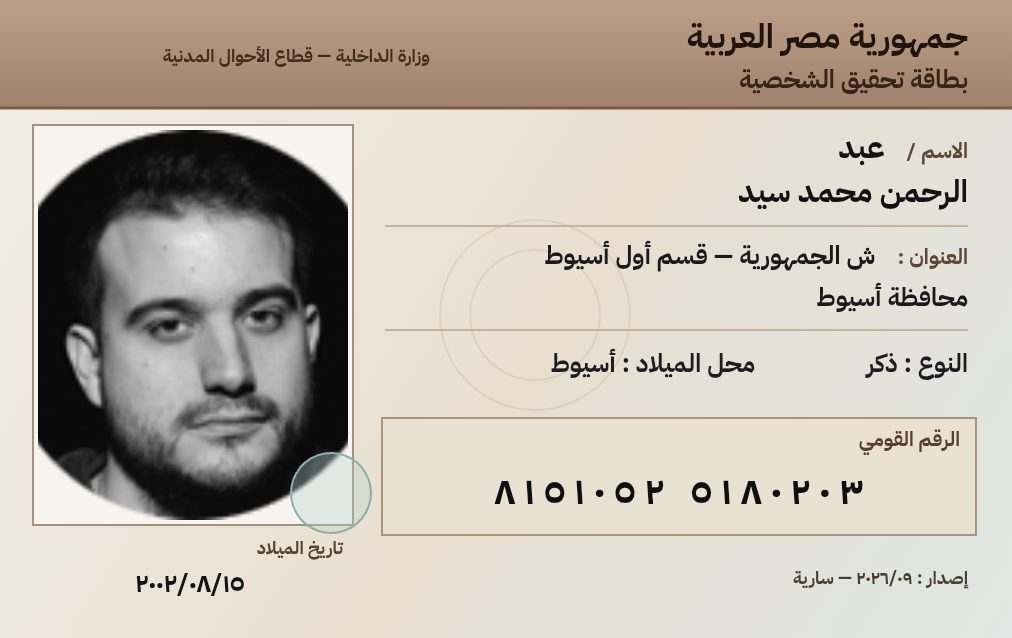
#> input picture shots/c9-card.jpg, 1012 x 638 px
$ python -i match-face.py   (imports and definitions only)
#> lines starting #> are read from the running program, lines starting #| are printed output that depends on the picture
#> further down, picture is the input picture: PIL image 1012x638 RGB; mean R, G, B 191.8, 183.1, 171.9
#!/usr/bin/env python3
# -*- coding: utf-8 -*-
import sys, json, base64, io
import cv2, numpy as np
from PIL import Image

def compute_ahash(pil_img, size=16):
    im = pil_img.convert('RGB').resize((size, size), Image.BILINEAR)
    arr = np.array(im, dtype=np.float32)
    lum = 0.299 * arr[..., 0] + 0.587 * arr[..., 1] + 0.114 * arr[..., 2]
    avg = float(lum.mean())
    return ''.join('1' if v >= avg else '0' for v in lum.flatten())

def hamming_sim(h1, h2):
    if not h1 or not h2 or len(h1) != len(h2):
        return 0.0
    return sum(1 for a, b in zip(h1, h2) if a == b) / float(len(h1))

def extract_face(pil_img):
    W0, H0 = pil_img.size
#> W0 = 1012; H0 = 638
    bgr = cv2.cvtColor(np.array(pil_img), cv2.COLOR_RGB2BGR)
    gray = cv2.cvtColor(bgr, cv2.COLOR_BGR2GRAY)
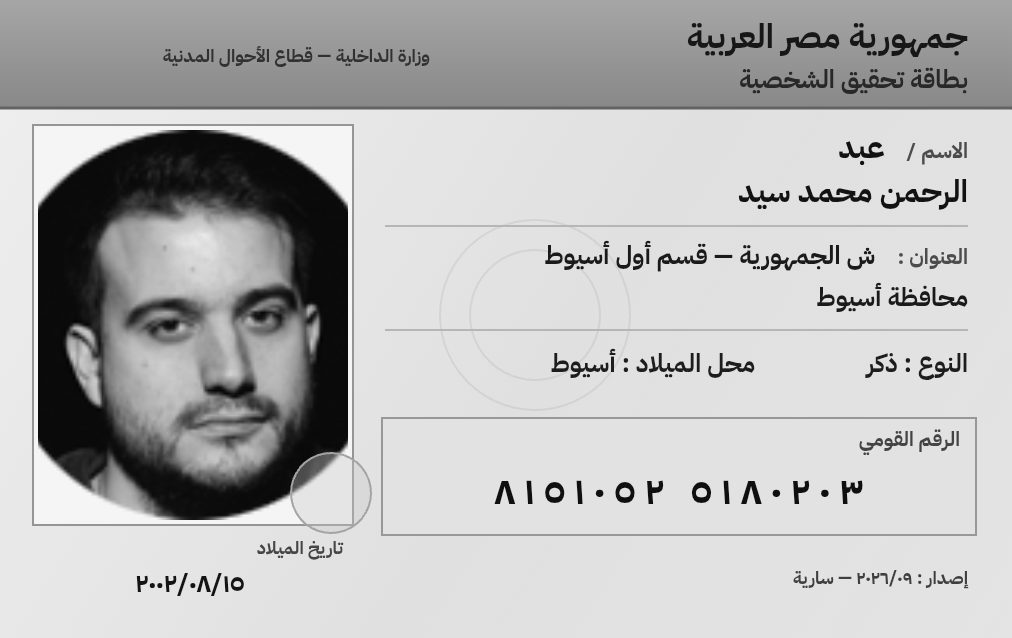
#> gray: shape (638, 1012); min 0, max 254, mean 184.4
    cascade = cv2.CascadeClassifier(cv2.data.haarcascades + 'haarcascade_frontalface_default.xml')
    faces = cascade.detectMultiScale(gray, 1.1, 5, minSize=(max(48, W0 // 14), max(48, H0 // 14)))
#> faces = [[87, 217, 262, 262]]
    if len(faces) > 0:
        faces = sorted(faces, key=lambda f: f[2] * f[3], reverse=True)
        fx, fy, fw, fh = [int(v) for v in faces[0]]
#> fx = 87; fy = 217; fw = 262; fh = 262
        pad = int(fw * 0.18)
#> pad = 47
        x1, y1 = max(0, fx - pad), max(0, fy - pad)
#> x1 = 40; y1 = 170
        x2, y2 = min(W0, fx + fw + pad), min(H0, fy + fh + pad)
#> x2 = 396; y2 = 526
        return pil_img.crop((x1, y1, x2, y2)).resize((256, 256), Image.LANCZOS), True
    return pil_img.resize((256, 256), Image.LANCZOS), False

def compare_faces(ref_face_path, selfie_b64, stored_hashes=''):
    ref_pil = Image.open(ref_face_path).convert('RGB').resize((256, 256), Image.LANCZOS)
    raw = base64.b64decode(selfie_b64)
    selfie_pil = Image.open(io.BytesIO(raw)).convert('RGB')
    selfie_face, found_face = extract_face(selfie_pil)
    if not found_face:
        return {'ok': True, 'score': 0.12, 'similarity': 0.12, 'face_detected': False}

    # Strict face-to-face comparison only (no multi-hash wildcard!)
    face_hash_sim = hamming_sim(compute_ahash(ref_pil), compute_ahash(selfie_face))

    ref_np = cv2.cvtColor(np.array(ref_pil)[36:220, 36:220], cv2.COLOR_RGB2BGR)
    slf_np = cv2.cvtColor(np.array(selfie_face)[36:220, 36:220], cv2.COLOR_RGB2BGR)

    ref_g = cv2.equalizeHist(cv2.cvtColor(ref_np, cv2.COLOR_BGR2GRAY))
    slf_g = cv2.equalizeHist(cv2.cvtColor(slf_np, cv2.COLOR_BGR2GRAY))
    corr = float(cv2.matchTemplate(ref_g, slf_g, cv2.TM_CCOEFF_NORMED)[0][0])

    # Require BOTH high template correlation AND high face aHash similarity
    if corr >= 0.55 and face_hash_sim >= 0.78:
        score = min(0.97, 0.76 + (corr - 0.55) * 0.48)
    else:
        score = max(0.10, min(0.42, 0.25 + corr * 0.30))

    return {
        'ok': True,
        'score': round(score, 3),
        'similarity': round(corr, 3),
        'face_detected': True,
    }

# [4 lines not run here, left out]

>>> from PIL import Image
>>> picture = Image.open('../shots/c9-card.jpg')
>>> result = extract_face(picture)

$ run again, on shots/c9-fixed.jpg
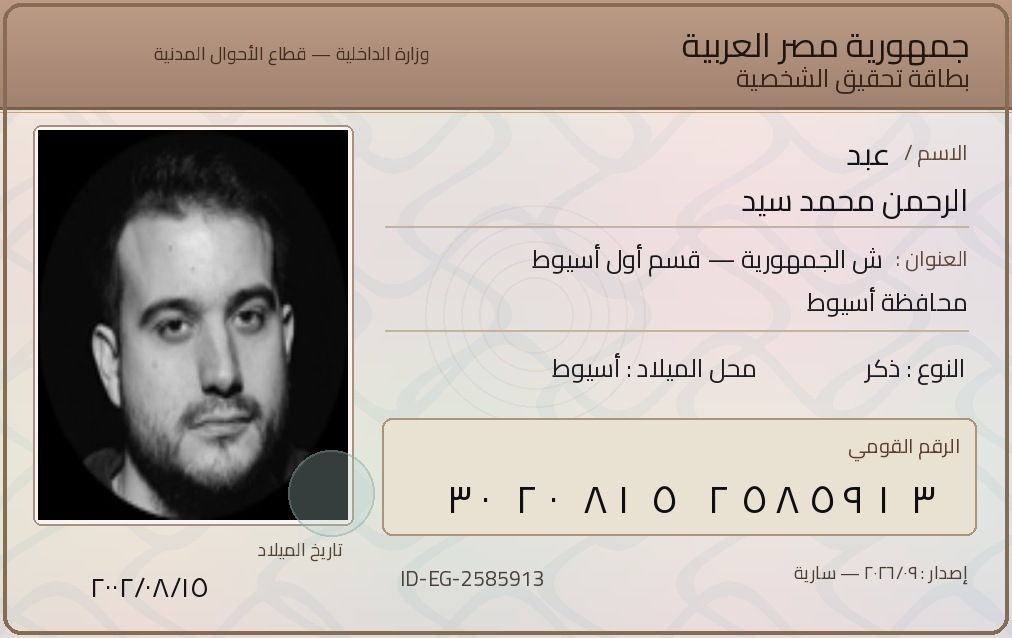
#> input picture shots/c9-fixed.jpg, 1012 x 638 px
#> picture is the input picture: PIL image 1012x638 RGB; mean R, G, B 182.6, 172.7, 165.6
#> in extract_face, `gray = cv2.cvtColor(bgr, cv2.COLOR_BGR2GRAY)`:
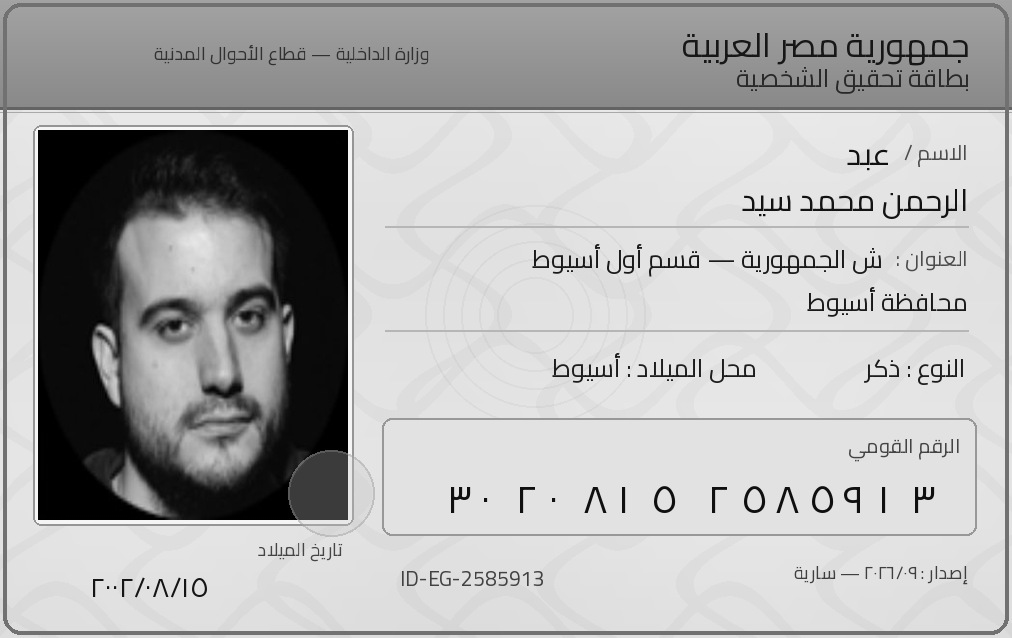
#> gray: shape (638, 1012); min 0, max 251, mean 174.9
#> faces = [[92, 226, 240, 240]]
#> fx = 92; fy = 226; fw = 240
#> pad = 43
#> x1 = 49; y1 = 183
#> x2 = 375; y2 = 509
